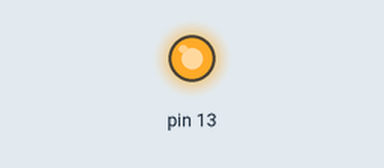
Bench run of a sketch on a simulated Arduino Uno, built with avr-gcc and run on an emulated ATmega328P. On the bench: output pins drawn as LEDs (lit = HIGH). What the sketch prints to the serial monitor is not drawn.

Above: at 0.75 s.
At 10.5 s:
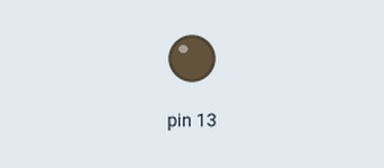
Timing chart, 0 to 26.0 s (numbered marks = the images above):
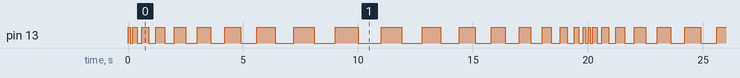

Measured:
- by itself, pin 13: moves between LOW and HIGH, repeating every 20.0 s
- by itself, everything shown: repeats every 20.0 s, in 38 steps

The sketch:

setup.ino
```cpp
int time; //declaração da variável

#include <Arduino.h>
#include "manage_blink.h"

void setup() {
  pinMode(13, OUTPUT);
  Serial.begin(9600); //definir a velocidade de transferência de dados
  Serial.println("Vers 1.3");
  time = 0;
}

void loop() {
  blink(time);
}
```

manage_blink.h
```cpp
#include "Arduino.h"

extern int time;

void blink(int t){
  if(t>=0 && t<1000){
     time=t+100;
    digitalWrite(13,1);
    delay(time);
    digitalWrite(13,0);
    delay(time);
  }else if(t>=1000){
    time=-t;
  }else if(t< 0){
    time = t+100;
    digitalWrite(13,1);
    delay(-time);
    digitalWrite(13,0);
    delay(-time);
  }
}
```
